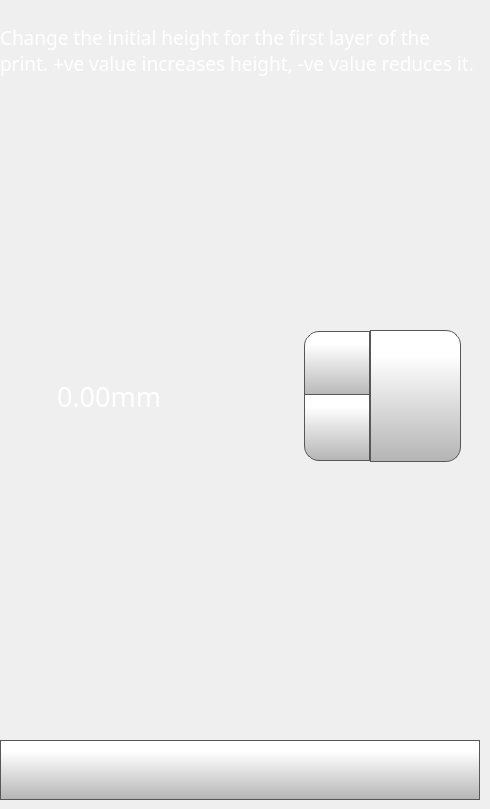
    <widget class="QWidget" name="nozzleOffsetPage">
     <widget class="QDoubleSpinBox" name="nozzleOffsetDoubleSpinBox">
      <property name="geometry">
       <rect>
        <x>52</x>
        <y>328</y>
        <width>321</width>
        <height>136</height>
       </rect>
      </property>
      <property name="font">
       <font>
        <family>Gotham</family>
        <pointsize>20</pointsize>
       </font>
      </property>
      <property name="styleSheet">
       <string notr="true">QDoubleSpinBox {
    padding-right: 5px; /* make room for the arrows */
	color: rgb(255, 255, 255);
	background-color: rgba(255, 255, 255, 0);
   
}
QDoubleSpinBox ::text:selected {
	background-color: rgb(255, 146, 57);
   
}
QDoubleSpinBox::up-button {
     border: 1px solid rgb(87, 87, 87);

border-top-left-radius: 15px;
	background-color: qlineargradient(spread:pad, x1:0, y1:1, x2:0, y2:0.188, stop:0 rgba(180, 180, 180, 255), stop:1 rgba(255, 255, 255, 255));
    width: 60px;
     height: 61px;
    padding: 2px;
}

QDoubleSpinBox::up-arrow { 
image: url(./templates/img/arrows.png);
    width: 40px;
     height: 40px;
padding: 5px;
}



QDoubleSpinBox::up-button:pressed {
    background-color: qlineargradient(x1: 0, y1: 0, x2: 0, y2: 1,
                                      stop: 0 #dadbde, stop: 1 #f6f7fa);
}


QDoubleSpinBox::down-button {
     border: 1px solid rgb(87, 87, 87);
border-bottom-left-radius: 15px;
	background-color: qlineargradient(spread:pad, x1:0, y1:1, x2:0, y2:0.188, stop:0 rgba(180, 180, 180, 255), stop:1 rgba(255, 255, 255, 255));
    width: 60px;
     height: 61px;
    padding: 2px;
}

QDoubleSpinBox::down-arrow { 
image: url(./templates/img/arrows-5.png);
    width: 40px;
    height: 40px;
padding: 5px;
}

QDoubleSpinBox::down-button:pressed {
    background-color: qlineargradient(x1: 0, y1: 0, x2: 0, y2: 1,
                                      stop: 0 #dadbde, stop: 1 #f6f7fa);

}

</string>
      </property>
      <property name="readOnly">
       <bool>false</bool>
      </property>
      <property name="buttonSymbols">
       <enum>QAbstractSpinBox::UpDownArrows</enum>
      </property>
      <property name="accelerated">
       <bool>true</bool>
      </property>
      <property name="suffix">
       <string>mm</string>
      </property>
      <property name="decimals">
       <number>2</number>
      </property>
      <property name="minimum">
       <double>-2.000000000000000</double>
      </property>
      <property name="maximum">
       <double>2.000000000000000</double>
      </property>
      <property name="singleStep">
       <double>0.050000000000000</double>
      </property>
     </widget>
     <widget class="QPushButton" name="nozzleOffsetSetButton">
      <property name="geometry">
       <rect>
        <x>370</x>
        <y>330</y>
        <width>91</width>
        <height>132</height>
       </rect>
      </property>
      <property name="font">
       <font>
        <family>Gotham</family>
        <pointsize>13</pointsize>
       </font>
      </property>
      <property name="styleSheet">
       <string notr="true">QPushButton {
     border: 1px solid rgb(87, 87, 87);
	background-color: qlineargradient(spread:pad, x1:0, y1:1, x2:0, y2:0.188, stop:0 rgba(180, 180, 180, 255), stop:1 rgba(255, 255, 255, 255));
border-top-right-radius: 15px;
border-bottom-right-radius: 15px;

}

QPushButton:pressed {
    background-color: qlineargradient(x1: 0, y1: 0, x2: 0, y2: 1,
                                      stop: 0 #dadbde, stop: 1 #f6f7fa);
}

QPushButton:flat {
    border: none; /* no border for a flat push button */
}

QPushButton:default {
    border-color: navy; /* make the default button prominent */
}
QPushButton:focus {
	outline: none;
}</string>
      </property>
      <property name="text">
       <string/>
      </property>
      <property name="icon">
       <iconset>
        <normaloff>templates/img/verification-mark.png</normaloff>templates/img/verification-mark.png</iconset>
      </property>
      <property name="iconSize">
       <size>
        <width>50</width>
        <height>50</height>
       </size>
      </property>
     </widget>
     <widget class="QLabel" name="feedRateLabelControlPage_3">
      <property name="geometry">
       <rect>
        <x>0</x>
        <y>10</y>
        <width>481</width>
        <height>81</height>
       </rect>
      </property>
      <property name="font">
       <font>
        <family>Gotham Light</family>
        <pointsize>14</pointsize>
        <weight>50</weight>
        <bold>false</bold>
       </font>
      </property>
      <property name="styleSheet">
       <string notr="true">color: rgb(255, 255, 255);</string>
      </property>
      <property name="text">
       <string>Change the initial height for the first layer of the print. +ve value increases height, -ve value reduces it.</string>
      </property>
      <property name="wordWrap">
       <bool>true</bool>
      </property>
     </widget>
     <widget class="QPushButton" name="nozzleOffsetBackButton">
      <property name="geometry">
       <rect>
        <x>0</x>
        <y>740</y>
        <width>480</width>
        <height>60</height>
       </rect>
      </property>
      <property name="minimumSize">
       <size>
        <width>0</width>
        <height>0</height>
       </size>
      </property>
      <property name="font">
       <font>
        <family>Gotham Light</family>
        <pointsize>9</pointsize>
       </font>
      </property>
      <property name="styleSheet">
       <string notr="true">QPushButton {
     border: 1px solid rgb(87, 87, 87);
	background-color: qlineargradient(spread:pad, x1:0, y1:1, x2:0, y2:0.188, stop:0 rgba(180, 180, 180, 255), stop:1 rgba(255, 255, 255, 255));


}

QPushButton:pressed {
    background-color: qlineargradient(x1: 0, y1: 0, x2: 0, y2: 1,
                                      stop: 0 #dadbde, stop: 1 #f6f7fa);
}

QPushButton:flat {
    border: none; /* no border for a flat push button */
}

QPushButton:default {
    border-color: navy; /* make the default button prominent */
}

QPushButton:focus {
	outline: none;
}</string>
      </property>
      <property name="text">
       <string/>
      </property>
      <property name="icon">
       <iconset>
        <normaloff>templates/img/arrows-4.png</normaloff>templates/img/arrows-4.png</iconset>
      </property>
      <property name="iconSize">
       <size>
        <width>50</width>
        <height>50</height>
       </size>
      </property>
      <property name="checkable">
       <bool>false</bool>
      </property>
      <property name="autoDefault">
       <bool>false</bool>
      </property>
      <property name="default">
       <bool>false</bool>
      </property>
      <property name="flat">
       <bool>false</bool>
      </property>
     </widget>
     <widget class="QLabel" name="printPreviewSelected_2">
      <property name="geometry">
       <rect>
        <x>142</x>
        <y>328</y>
        <width>161</width>
        <height>161</height>
       </rect>
      </property>
      <property name="styleSheet">
       <string notr="true">background-color: rgba(255, 255, 255, 0);</string>
      </property>
      <property name="text">
       <string/>
      </property>
      <property name="pixmap">
       <pixmap>templates/img/Nozzle Offset.png</pixmap>
      </property>
      <property name="scaledContents">
       <bool>true</bool>
      </property>
     </widget>
     <zorder>feedRateLabelControlPage_3</zorder>
     <zorder>nozzleOffsetDoubleSpinBox</zorder>
     <zorder>nozzleOffsetSetButton</zorder>
     <zorder>nozzleOffsetBackButton</zorder>
     <zorder>printPreviewSelected_2</zorder>
    </widget>
